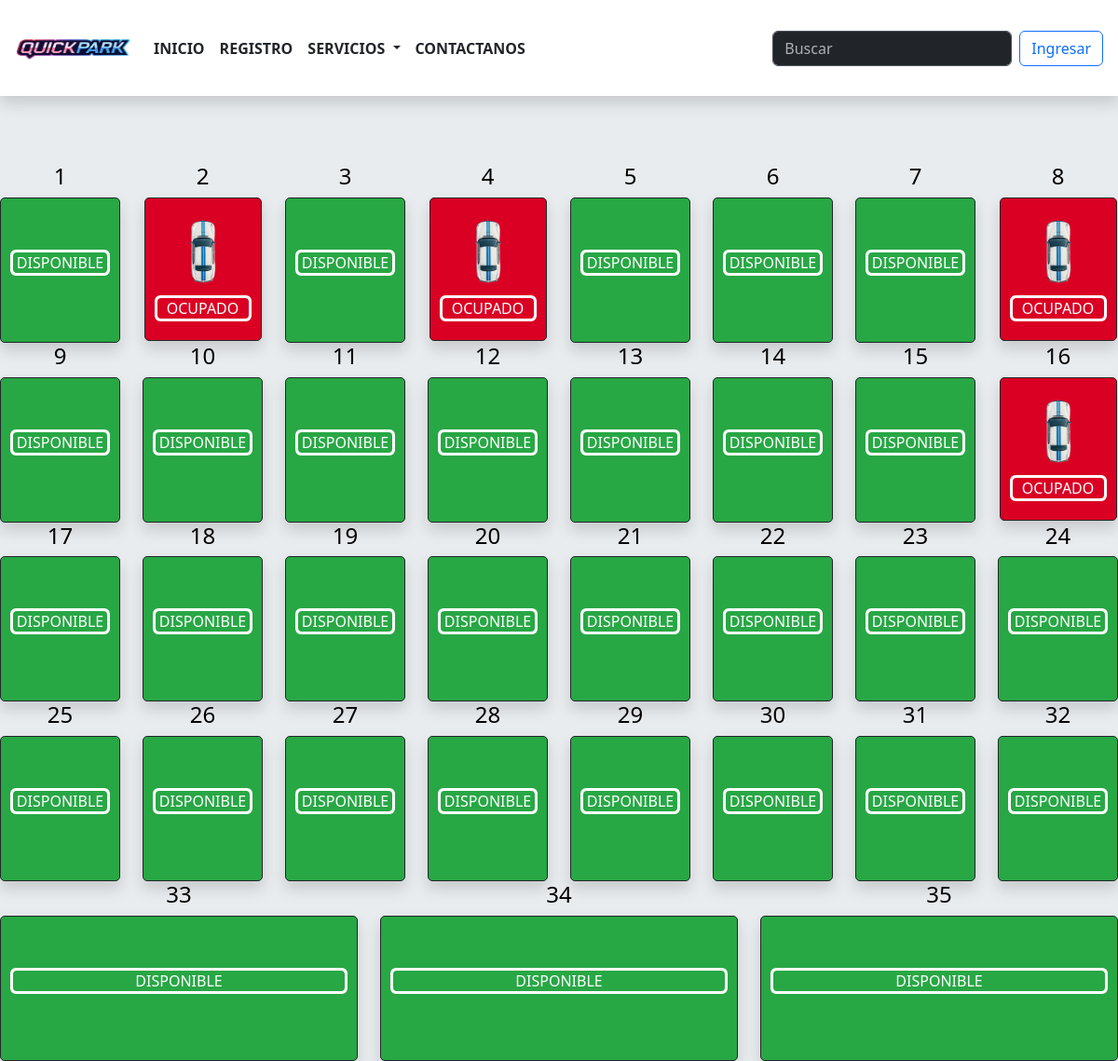
Before: / with the older database file.
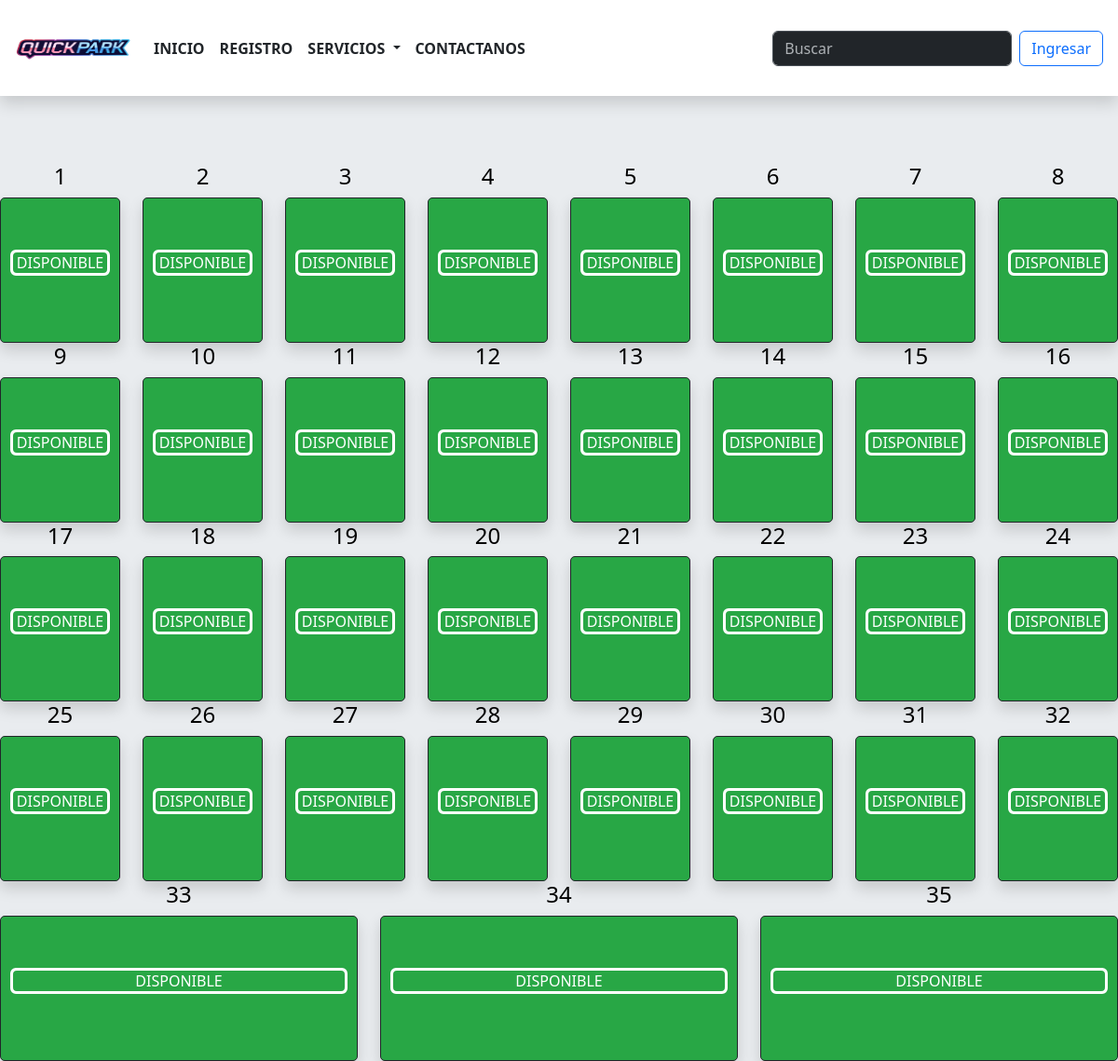
After: the same page with the newer database file.
### tables this page shows
CREATE TABLE `tb_mapeos` (
  `id_map` int(11) NOT NULL,
  `nro_espacio` varchar(255) DEFAULT NULL,
  `estado_espacio` varchar(255) DEFAULT NULL,
  `obs` varchar(255) DEFAULT NULL,
  `fyh_creacion` datetime DEFAULT NULL,
  `fyh_actualizacion` datetime DEFAULT NULL,
  `fyh_eliminacion` datetime DEFAULT NULL,
  `estado` varchar(10) DEFAULT NULL
);

### app/config.php (called while the page is built, shortened)
<?php
$URL = "http://localhost/www.quickparkse.com/";
?>

### index.php (the view, shortened to what this page needs)
<?php include('app/config.php');?>
<!DOCTYPE html>
<html lang="en">
<head>
    <link href="public/css/bootstrap.min.css" rel="stylesheet">
</head>
<body class="bg-body-secondary">
<nav class="navbar navbar-expand-lg shadow p-1 mb-5 bg-white" data-bs-theme="dark">
    <div class="container-fluid">
        <a class="navbar-brand" href="#">
            <img src="public\img\minimalist--futuristic--quickpark-letter.svg.png" alt="Bootstrap" width="125" height="85">
        </a>
        <div class="collapse navbar-collapse" id="navbarSupportedContent">
            <ul class="navbar-nav me-auto mb-2 mb-lg-0">
                <li class="nav-item">
                    <a class="nav-link active text-dark" aria-current="page" href="#"><b>INICIO</b></a>
                </li>
                <li class="nav-item">
                    <a class="nav-link active text-dark" href="#"><b>REGISTRO</b></a>
                </li>
                <li class="nav-item dropdown">
                    <a class="nav-link active dropdown-toggle text-dark" href="#" role="button" data-bs-toggle="dropdown" aria-expanded="false"><b>
                            SERVICIOS
                        </b>
                    </a>
                <li class="nav-item">
                    <a class="nav-link active text-dark" href="#"><b>CONTACTANOS</b></a>
                </li>
            </ul>
            <form class="d-flex" role="search">
                <input class="form-control me-2" type="search" placeholder="Buscar" aria-label="Buscar">
            </form>
            <button type="button" class="btn btn-outline-primary" data-bs-toggle="modal" data-bs-target="#exampleModal">
                Ingresar
            </button>
        </div>
    </div>
</nav>
<br>
<div class="row">
    <?php
    $query_mapeos = $pdo->prepare("SELECT * FROM tb_mapeos WHERE estado = '1' ");
    $query_mapeos->execute();
    $mapeos = $query_mapeos->fetchAll(PDO::FETCH_ASSOC);
    foreach($mapeos as $mapeo){
        $nro_espacio = $mapeo['nro_espacio'];
        $estado_espacio = $mapeo['estado_espacio'];
        if($estado_espacio == "DISPONIBLE"){ ?>
            <div class="col">
                <center>
                    <h4 style="color: #000000;"><?php echo $nro_espacio?></h4>
                    <button class="btn shadow" style="border: #686868; background-color: #28a745 ;border: 1px solid; border-radius: 5px; width: 100%; height: 156px">
                        <p style="outline-style: auto ; background-color: #28a745; color: #FFFFFF; border-radius: 5px; "><?php echo $estado_espacio?></p>
                    </button>
                </center>
            </div>
            <?php
        }if($estado_espacio == "OCUPADO"){ ?>
            <div class="col">
                <center>
                    <h4 style="color: #000000;"><?php echo $nro_espacio?></h4>
                    <button class="btn shadow" style="border: #686868;background-color: #da0023 ; border: 1px solid; border-radius: 5px">
                        <img src="<?php echo $URL;?>/public/img/vehicle.png" width="100px" alt="car">
                        <p style="outline-style: auto ; background-color: #da0023; color: #FFFFFF; border-radius: 5px; "><?php echo $estado_espacio?></p>
                    </button>
                </center>
            </div>
            <?php
        }
        ?>
        <?php
    }
    ?>
</div>
</body>
</html>

Changed rows visible on the page:
changed tb_mapeos (number 2 of 35 on the later page): estado_espacio: picture removed; estado_espacio "OCUPADO" → "DISPONIBLE"
changed tb_mapeos (number 4 of 35 on the later page): estado_espacio: picture removed; estado_espacio "OCUPADO" → "DISPONIBLE"
changed tb_mapeos (number 8 of 35 on the later page): estado_espacio: picture removed; estado_espacio "OCUPADO" → "DISPONIBLE"
changed tb_mapeos (number 16 of 35 on the later page): estado_espacio: picture removed; estado_espacio "OCUPADO" → "DISPONIBLE"
